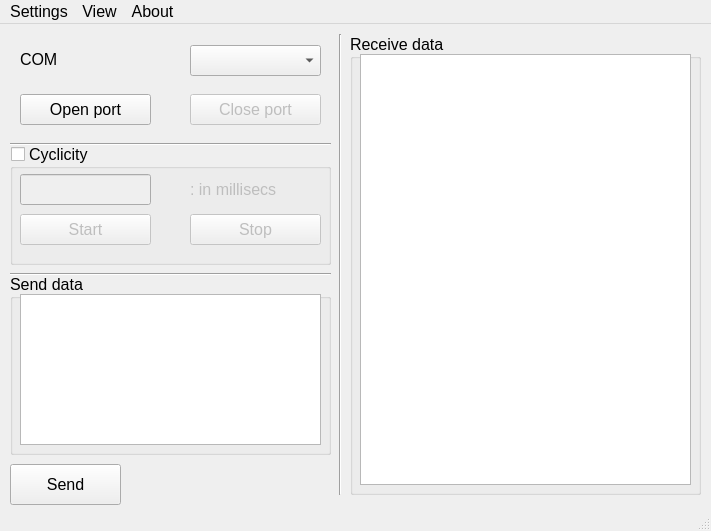
<?xml version="1.0" encoding="UTF-8"?>
<ui version="4.0">
 <class>MainWindow</class>
 <widget class="QMainWindow" name="MainWindow">
  <property name="geometry">
   <rect>
    <x>0</x>
    <y>0</y>
    <width>711</width>
    <height>531</height>
   </rect>
  </property>
  <property name="minimumSize">
   <size>
    <width>711</width>
    <height>531</height>
   </size>
  </property>
  <property name="maximumSize">
   <size>
    <width>711</width>
    <height>531</height>
   </size>
  </property>
  <property name="font">
   <font>
    <pointsize>12</pointsize>
   </font>
  </property>
  <property name="windowTitle">
   <string>MainWindow</string>
  </property>
  <widget class="QWidget" name="centralWidget">
   <widget class="QLabel" name="lSender">
    <property name="geometry">
     <rect>
      <x>10</x>
      <y>440</y>
      <width>101</width>
      <height>16</height>
     </rect>
    </property>
    <property name="text">
     <string/>
    </property>
   </widget>
   <widget class="QLabel" name="lReceiver">
    <property name="geometry">
     <rect>
      <x>120</x>
      <y>440</y>
      <width>101</width>
      <height>16</height>
     </rect>
    </property>
    <property name="text">
     <string/>
    </property>
   </widget>
   <widget class="QLabel" name="lDate">
    <property name="geometry">
     <rect>
      <x>240</x>
      <y>440</y>
      <width>101</width>
      <height>16</height>
     </rect>
    </property>
    <property name="text">
     <string/>
    </property>
   </widget>
   <widget class="QLabel" name="lTime">
    <property name="geometry">
     <rect>
      <x>370</x>
      <y>440</y>
      <width>101</width>
      <height>16</height>
     </rect>
    </property>
    <property name="text">
     <string/>
    </property>
   </widget>
   <widget class="Line" name="line">
    <property name="geometry">
     <rect>
      <x>330</x>
      <y>10</y>
      <width>21</width>
      <height>461</height>
     </rect>
    </property>
    <property name="orientation">
     <enum>Qt::Vertical</enum>
    </property>
   </widget>
   <widget class="QLabel" name="label_6">
    <property name="geometry">
     <rect>
      <x>20</x>
      <y>20</y>
      <width>131</width>
      <height>31</height>
     </rect>
    </property>
    <property name="text">
     <string>COM</string>
    </property>
   </widget>
   <widget class="QComboBox" name="cboxCom">
    <property name="geometry">
     <rect>
      <x>190</x>
      <y>21</y>
      <width>131</width>
      <height>31</height>
     </rect>
    </property>
   </widget>
   <widget class="QPushButton" name="pbOpenPort">
    <property name="geometry">
     <rect>
      <x>20</x>
      <y>70</y>
      <width>131</width>
      <height>31</height>
     </rect>
    </property>
    <property name="text">
     <string>Open port</string>
    </property>
   </widget>
   <widget class="QPushButton" name="pbClosePort">
    <property name="enabled">
     <bool>false</bool>
    </property>
    <property name="geometry">
     <rect>
      <x>190</x>
      <y>70</y>
      <width>131</width>
      <height>31</height>
     </rect>
    </property>
    <property name="text">
     <string>Close port</string>
    </property>
   </widget>
   <widget class="QGroupBox" name="groupBox">
    <property name="geometry">
     <rect>
      <x>350</x>
      <y>10</y>
      <width>351</width>
      <height>461</height>
     </rect>
    </property>
    <property name="title">
     <string>Receive data</string>
    </property>
    <widget class="QTextBrowser" name="tbReceiveData">
     <property name="geometry">
      <rect>
       <x>10</x>
       <y>20</y>
       <width>331</width>
       <height>431</height>
      </rect>
     </property>
    </widget>
   </widget>
   <widget class="QGroupBox" name="groupBox_2">
    <property name="geometry">
     <rect>
      <x>10</x>
      <y>250</y>
      <width>321</width>
      <height>181</height>
     </rect>
    </property>
    <property name="title">
     <string>Send data</string>
    </property>
    <widget class="QTextEdit" name="teSendData">
     <property name="geometry">
      <rect>
       <x>10</x>
       <y>20</y>
       <width>301</width>
       <height>151</height>
      </rect>
     </property>
    </widget>
   </widget>
   <widget class="QPushButton" name="pb_Send">
    <property name="geometry">
     <rect>
      <x>10</x>
      <y>440</y>
      <width>111</width>
      <height>41</height>
     </rect>
    </property>
    <property name="text">
     <string>Send</string>
    </property>
   </widget>
   <widget class="Line" name="line_2">
    <property name="geometry">
     <rect>
      <x>10</x>
      <y>110</y>
      <width>321</width>
      <height>21</height>
     </rect>
    </property>
    <property name="orientation">
     <enum>Qt::Horizontal</enum>
    </property>
   </widget>
   <widget class="Line" name="line_3">
    <property name="geometry">
     <rect>
      <x>10</x>
      <y>240</y>
      <width>321</width>
      <height>21</height>
     </rect>
    </property>
    <property name="orientation">
     <enum>Qt::Horizontal</enum>
    </property>
   </widget>
   <widget class="QGroupBox" name="gbTimer">
    <property name="enabled">
     <bool>true</bool>
    </property>
    <property name="geometry">
     <rect>
      <x>10</x>
      <y>120</y>
      <width>321</width>
      <height>121</height>
     </rect>
    </property>
    <property name="title">
     <string>Cyclicity</string>
    </property>
    <property name="checkable">
     <bool>true</bool>
    </property>
    <property name="checked">
     <bool>false</bool>
    </property>
    <widget class="QLineEdit" name="leNumber">
     <property name="geometry">
      <rect>
       <x>10</x>
       <y>30</y>
       <width>131</width>
       <height>31</height>
      </rect>
     </property>
    </widget>
    <widget class="QPushButton" name="pbStart">
     <property name="geometry">
      <rect>
       <x>10</x>
       <y>70</y>
       <width>131</width>
       <height>31</height>
      </rect>
     </property>
     <property name="text">
      <string>Start</string>
     </property>
    </widget>
    <widget class="QPushButton" name="pbStop">
     <property name="enabled">
      <bool>false</bool>
     </property>
     <property name="geometry">
      <rect>
       <x>180</x>
       <y>70</y>
       <width>131</width>
       <height>31</height>
      </rect>
     </property>
     <property name="text">
      <string>Stop</string>
     </property>
    </widget>
    <widget class="QLabel" name="label">
     <property name="geometry">
      <rect>
       <x>180</x>
       <y>30</y>
       <width>131</width>
       <height>31</height>
      </rect>
     </property>
     <property name="text">
      <string>: in millisecs</string>
     </property>
    </widget>
   </widget>
  </widget>
  <widget class="QMenuBar" name="menuBar">
   <property name="geometry">
    <rect>
     <x>0</x>
     <y>0</y>
     <width>711</width>
     <height>21</height>
    </rect>
   </property>
   <widget class="QMenu" name="menuSettings">
    <property name="title">
     <string>Settings</string>
    </property>
    <addaction name="aConfigPort"/>
    <addaction name="separator"/>
    <addaction name="aLoadFile"/>
    <addaction name="separator"/>
    <addaction name="aLoadFiles"/>
    <addaction name="separator"/>
    <addaction name="aSaveToFile"/>
    <addaction name="separator"/>
    <addaction name="aExit"/>
   </widget>
   <widget class="QMenu" name="menuAbout">
    <property name="title">
     <string>About</string>
    </property>
    <addaction name="aAboutQt"/>
    <addaction name="aAbout"/>
   </widget>
   <widget class="QMenu" name="menuView">
    <property name="title">
     <string>View</string>
    </property>
    <addaction name="aClearSendData"/>
    <addaction name="aClearReceiveData"/>
   </widget>
   <addaction name="menuSettings"/>
   <addaction name="menuView"/>
   <addaction name="menuAbout"/>
  </widget>
  <widget class="QStatusBar" name="statusBar"/>
  <action name="aExit">
   <property name="text">
    <string>Exit</string>
   </property>
   <property name="shortcut">
    <string>Ctrl+X</string>
   </property>
  </action>
  <action name="aAboutQt">
   <property name="text">
    <string>AboutQt</string>
   </property>
  </action>
  <action name="aClearSendData">
   <property name="text">
    <string>Clear &quot;Send data&quot;</string>
   </property>
  </action>
  <action name="aClearReceiveData">
   <property name="text">
    <string>Clear &quot;Receive data&quot;</string>
   </property>
  </action>
  <action name="aConfigPort">
   <property name="text">
    <string>Config port</string>
   </property>
   <property name="shortcut">
    <string>Ctrl+P</string>
   </property>
  </action>
  <action name="aAbout">
   <property name="text">
    <string>About</string>
   </property>
  </action>
  <action name="aLoadFile">
   <property name="text">
    <string>Load file</string>
   </property>
   <property name="shortcut">
    <string>Ctrl+L</string>
   </property>
  </action>
  <action name="aLoadFiles">
   <property name="text">
    <string>Load files</string>
   </property>
  </action>
  <action name="aSaveToFile">
   <property name="text">
    <string>Save to file</string>
   </property>
   <property name="shortcut">
    <string>Ctrl+S</string>
   </property>
  </action>
 </widget>
 <layoutdefault spacing="6" margin="11"/>
 <resources/>
 <connections/>
</ui>
